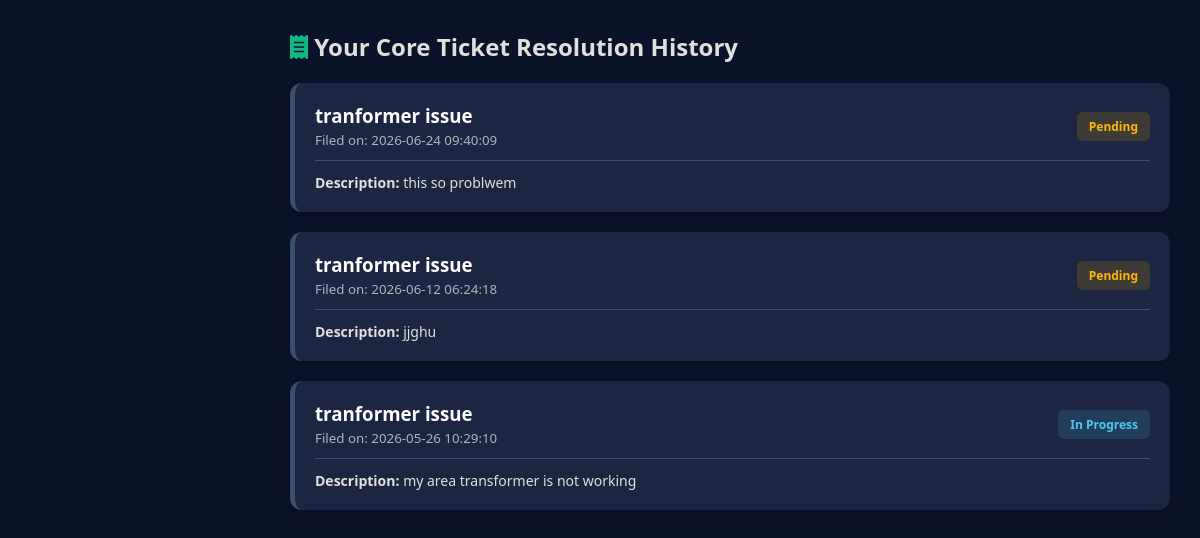
/asnaf/my_tickets.php, run on the app's committed database.
### tables this page shows
CREATE TABLE `complaints` (
  `id` int(11) NOT NULL,
  `name` varchar(100) NOT NULL,
  `email` varchar(100) NOT NULL,
  `area` varchar(100) NOT NULL,
  `subject` varchar(200) NOT NULL,
  `message` text NOT NULL,
  `status` varchar(50) DEFAULT 'Pending',
  `created_at` timestamp NOT NULL DEFAULT current_timestamp(),
  `admin_reply` text DEFAULT NULL
);

### asnaf/my_tickets.php (the view, shortened to what this page needs)
<?php
include ('db.php');
$user_email = "rukaimyahamed01@gmail.com";
?>
<!DOCTYPE html>
<html lang="en">
<head>
  <link href="https://cdnjs.cloudflare.com/ajax/libs/font-awesome/6.5.1/css/all.min.css" rel="stylesheet">
</head>
<body>
  <div class="main-content">
    <h2><i class="fa fa-receipt" style="color:#10b981;"></i> Your Core Ticket Resolution History</h2>
    <div class="ticket-container">
      <?php
      $sql = "SELECT * FROM complaints WHERE email = '$user_email' ORDER BY id DESC";
      $res = mysqli_query($conn, $sql);
      if(mysqli_num_rows($res) > 0) {
          while($row = mysqli_fetch_assoc($res)) {
              $status_class = str_replace(' ', '_', $row['status']);
              ?>
              <div class="ticket-card" style="<?php if($row['status'] == 'Resolved') echo 'border-left-color:#10b981;'; ?>">
                <div class="ticket-header">
                  <div>
                    <h3 style="color:#fff;"><?php echo htmlspecialchars($row['subject']); ?></h3>
                    <small style="color:#adb5bd;">Filed on: <?php echo $row['created_at']; ?></small>
                  </div>
                  <span class="badge <?php echo $status_class; ?>"><?php echo htmlspecialchars($row['status']); ?></span>
                </div>
                <p style="font-size:14px;"><b>Description:</b> <?php echo htmlspecialchars($row['message']); ?></p>
              </div>
              <?php
          }
      } else { echo "<p style='color:#6c757d; text-align:center;'>No tickets logged.</p>"; }
      ?>
    </div>
  </div>
</body>
</html>

### asnaf/my_tickets.php (style rules this page uses)
* { margin:0; padding:0; box-sizing:border-box; font-family:'Segoe UI', sans-serif; }
body { background:#0b132b; color:#e0e1dd; display:flex; min-height:100vh; }
.main-content { margin-left:260px; width:calc(100% - 260px); padding:30px; }
.ticket-container { display: grid; grid-template-columns: 1fr; gap: 20px; margin-top: 20px; }
.ticket-card { background:#1c2541; padding:20px; border-radius:12px; box-shadow:0 4px 10px rgba(0,0,0,0.2); border-left: 5px solid #3a506b; }
.ticket-header { display:flex; justify-content:space-between; align-items:center; border-bottom:1px solid #3a506b; padding-bottom:10px; margin-bottom:12px; }
.badge { padding:6px 12px; border-radius:6px; font-size:12px; font-weight:700; }
.Pending { background: rgba(255,183,3,0.15); color:#ffb703; }
.In_Progress { background: rgba(76,201,240,0.15); color:#4cc9f0; }

### data on the page
complaints: subject "tranformer issue", created_at "2026-06-24 09:40:09", status "Pending", message "this so problwem"
complaints: subject "tranformer issue", created_at "2026-06-12 06:24:18", status "Pending", message "jjghu"
complaints: subject "tranformer issue", created_at "2026-05-26 10:29:10", status "In Progress", message "my area transformer is not working"
